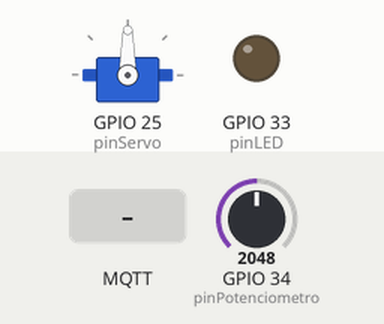
Recording of a sketch running on a simulated ESP32. Shown: servo, output pins drawn as LEDs (lit = HIGH). Inputs (shaded band) come from the test bench; at power-on: GPIO 34 (pinPotenciometro) = 2048 (analog values on the 0–4095 scale). WiFi joins after 1.5 s; servers stay silent unless stated; random numbers use the default seed unless the sketch sets one; no MQTT or app messages arrive unless stated; what the sketch prints to the serial monitor is not drawn.

Above: at 2.7 s.
2.8 s: MQTT message "1" arrives on the first subscribed topic
At 4.0 s:
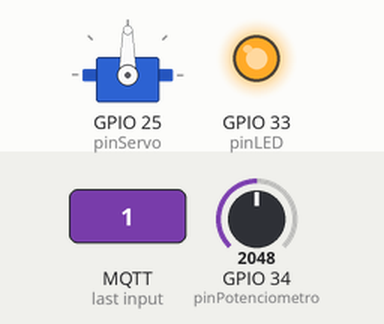
4.3 s: GPIO 34 (pinPotenciometro) set to 2866
At 5.5 s:
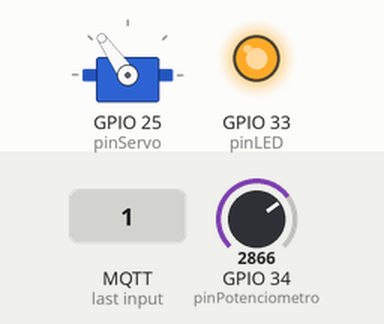
5.8 s: MQTT message "0" arrives on the first subscribed topic
At 6.4 s:
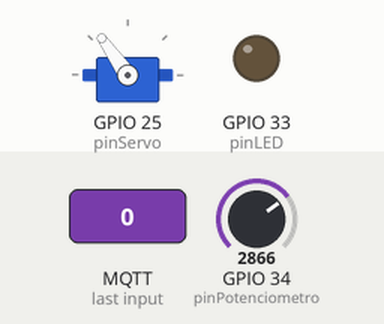
7.3 s: MQTT message "200" arrives on the second subscribed topic
At 7.6 s:
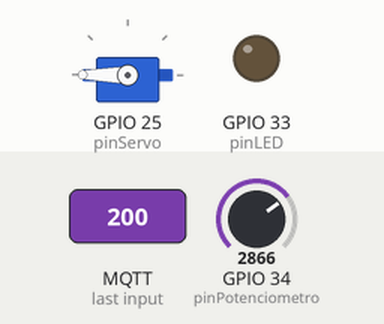
8.8 s: GPIO 34 (pinPotenciometro) set to 3603
At 9.6 s:
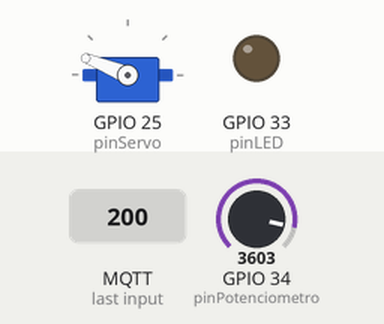
10.3 s: GPIO 34 (pinPotenciometro) set to 1228
At 11.1 s:
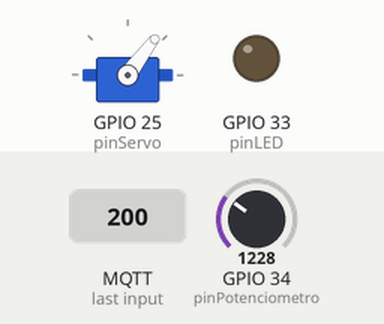
Timing chart, 0 to 12.8 s (numbered marks = the images above; inputs shaded):
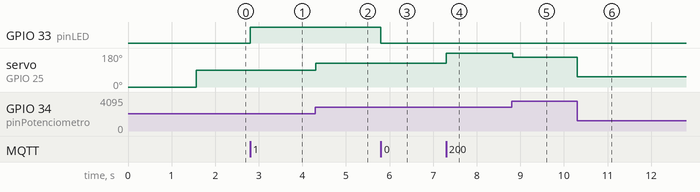

The sketch:

ejercicio3.ino
```cpp
/*
 * PRÁCTICA DE INSTRUMENTACIÓN: COMUNICACIÓN INDUSTRIAL
 * ESP32 + MQTT + HTML + Potenciómetro + LED (Pin 33) + Servo (Pin 25)
 */

#include <WiFi.h>
#include <PubSubClient.h>
#include <ESP32Servo.h>

// ------------------------------------------------------
// CREDENCIALES WIFI
// ------------------------------------------------------
const char* ssid = "FLIA ALBARRACIN";
const char* password = "1053860607";

// ------------------------------------------------------
// CONFIGURACIÓN MQTT
// ------------------------------------------------------
const char* mqtt_server = "broker.emqx.io";
const int mqtt_port = 1883;

// ------------------------------------------------------
// TÓPICOS MQTT
// ------------------------------------------------------
const char* topic_potenciometro = "instrumentacion/grupo1/potenciometro";
const char* topic_control_led = "instrumentacion/grupo1/control";
const char* topic_servo = "instrumentacion/grupo1/servo";
const char* topic_servo_estado = "instrumentacion/grupo1/servo/estado";

// ------------------------------------------------------
// PINES (Actualizado Servo al Pin 25)
// ------------------------------------------------------
const int pinLED = 33;             // Pin 33 para tu LED externo
const int pinPotenciometro = 34;   // Entrada analógica
const int pinServo = 25;           // Pin 25 para la señal del servo

// ------------------------------------------------------
// SERVO
// ------------------------------------------------------
Servo servoMotor;
const int anguloMinimo = 0;
const int anguloMaximo = 180;

// ------------------------------------------------------
// CLIENTES WIFI Y MQTT
// ------------------------------------------------------
WiFiClient espClient;
PubSubClient client(espClient);

// ------------------------------------------------------
// VARIABLES DE TIEMPO Y CONTROL
// ------------------------------------------------------
unsigned long tiempoAnteriorMQTT = 0;
const long intervaloMQTT = 1000;

unsigned long tiempoAnteriorServo = 0;
const long intervaloServo = 30;

int valorPotActual = 0;
int valorPotReferencia = 0;
int anguloServoActual = 0;
int anguloDesdePot = 0;

const int umbralMovimientoPot = 40;
bool primeraLecturaPot = true;
String ultimoOrigenServo = "Potenciómetro";

void setup_wifi() {
  delay(10);
  Serial.println();
  Serial.println("--- SISTEMA MQTT INICIADO ---");
  Serial.print("Conectando a la red WiFi: ");
  Serial.println(ssid);

  WiFi.begin(ssid, password);

  while (WiFi.status() != WL_CONNECTED) {
    delay(500);
    Serial.print(".");
  }

  Serial.println("\nWiFi conectado exitosamente.");
  Serial.print("IP asignada: ");
  Serial.println(WiFi.localIP());
}

void publicarEstadoServo() {
  String payload = String(anguloServoActual);
  client.publish(topic_servo_estado, payload.c_str());
}

void publicarPotenciometro() {
  String payload = String(valorPotActual);
  client.publish(topic_potenciometro, payload.c_str());
}

void callback(char* topic, byte* payload, unsigned int length) {
  String mensaje = "";
  for (int i = 0; i < length; i++) {
    mensaje += (char)payload[i];
  }

  String topicRecibido = String(topic);
  Serial.print("Mensaje en [");
  Serial.print(topicRecibido);
  Serial.print("]: ");
  Serial.println(mensaje);

  // Control del LED
  if (topicRecibido == topic_control_led) {
    if (mensaje == "1") {
      digitalWrite(pinLED, HIGH);
      Serial.println("-> LED ENCENDIDO");
    }
    else if (mensaje == "0") {
      digitalWrite(pinLED, LOW);
      Serial.println("-> LED APAGADO");
    }
  }

  // Control del Servo
  else if (topicRecibido == topic_servo) {
    int anguloWeb = mensaje.toInt();
    anguloWeb = constrain(anguloWeb, anguloMinimo, anguloMaximo);

    servoMotor.write(anguloWeb);
    anguloServoActual = anguloWeb;
    ultimoOrigenServo = "Página web";

    valorPotReferencia = analogRead(pinPotenciometro);

    Serial.print("-> Servo movido desde web a: ");
    Serial.println(anguloServoActual);

    publicarEstadoServo();
  }
}

void reconnect() {
  while (!client.connected()) {
    Serial.print("Conectando al broker MQTT... ");
    String clientId = "ESP32_Lab_" + String(random(0xffff), HEX);

    if (client.connect(clientId.c_str())) {
      Serial.println("¡Conectado!");
      client.subscribe(topic_control_led);
      client.subscribe(topic_servo);
      publicarPotenciometro();
      publicarEstadoServo();
    } else {
      Serial.print("Fallo, rc=");
      Serial.print(client.state());
      Serial.println(" Reintentando en 5s...");
      delay(5000);
    }
  }
}

void setup() {
  Serial.begin(115200);

  pinMode(pinLED, OUTPUT);
  digitalWrite(pinLED, LOW);

  analogReadResolution(12);

  servoMotor.setPeriodHertz(50);
  servoMotor.attach(pinServo, 500, 2400); // Servo en Pin 25
  servoMotor.write(0);

  anguloServoActual = 0;
  setup_wifi();

  client.setServer(mqtt_server, mqtt_port);
  client.setCallback(callback);

  valorPotReferencia = analogRead(pinPotenciometro);
}

void loop() {
  if (!client.connected()) {
    reconnect();
  }
  client.loop();

  unsigned long tiempoActual = millis();

  // Lectura del Potenciómetro y control del servo
  if (tiempoActual - tiempoAnteriorServo >= intervaloServo) {
    tiempoAnteriorServo = tiempoActual;

    valorPotActual = analogRead(pinPotenciometro);
    anguloDesdePot = map(valorPotActual, 0, 4095, anguloMinimo, anguloMaximo);
    anguloDesdePot = constrain(anguloDesdePot, anguloMinimo, anguloMaximo);

    bool potSeMovio = abs(valorPotActual - valorPotReferencia) >= umbralMovimientoPot;

    if (primeraLecturaPot || potSeMovio) {
      primeraLecturaPot = false;
      valorPotReferencia = valorPotActual;

      servoMotor.write(anguloDesdePot);
      anguloServoActual = anguloDesdePot;
      ultimoOrigenServo = "Potenciómetro";

      publicarEstadoServo();
    }
  }

  // Publicación periódica
  if (tiempoActual - tiempoAnteriorMQTT >= intervaloMQTT) {
    tiempoAnteriorMQTT = tiempoActual;
    publicarPotenciometro();
    publicarEstadoServo();
  }
}
```

Measured:
- after the input at 2.8 s, GPIO 33 (pinLED): LOW → HIGH at once
- after the input at 4.3 s, servo on GPIO 25 (pinServo): 90° → 125° at once
- after the input at 5.8 s, GPIO 33 (pinLED): HIGH → LOW at once
- after the input at 7.3 s, servo on GPIO 25 (pinServo): 125° → 180° at once
- after the input at 8.8 s, servo on GPIO 25 (pinServo): 180° → 158° at once
- after the input at 10.3 s, servo on GPIO 25 (pinServo): 158° → 53° at once
